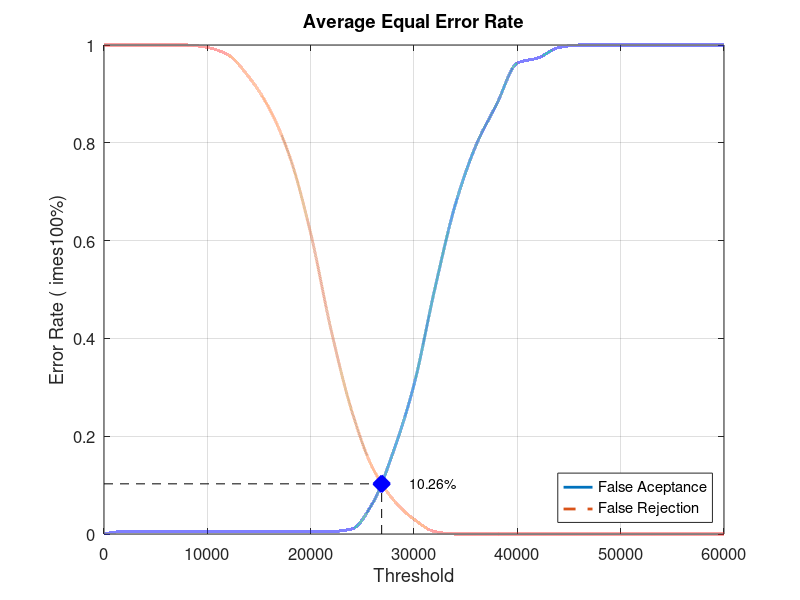
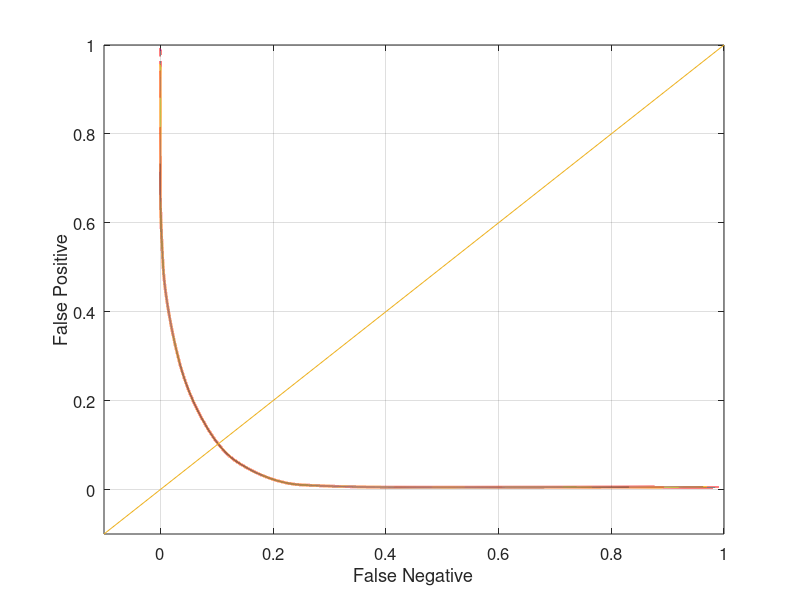

Source code (MATLAB) for these figures, in order:
close all;
clear;
clc;
x = 0:2000:60000;
xq = 0:0.5:60000;

y0 = [0 0.00526316 0.00526316 0.00526316 0.00526316 0.00526316 0.00526316 0.00526316 0.00526316 0.00526316 0.00526316 0.00526316 0.0105263 0.0631579 0.168421 0.305263 0.5 0.673684 0.794737 0.878947 0.963158 0.973684 0.994737 1 1 1 1 1 1 1 1]
yy0 = interp1(x, y0, xq, 'pchip');
y1 = [1 1 1 1 1 0.995 0.98 0.935 0.87 0.77 0.615 0.415 0.25 0.135 0.07 0.03 0.005 0 0 0 0 0 0 0 0 0 0 0 0 0 0]
yy1 = interp1(x, y1, xq, 'pchip');

% Calculating EER: 
y2 = abs(y0 - y1);
find(y2 == min(y2))
yy2 = abs(yy0 - yy1);
xEER = find(yy2 == min(yy2));
xEERIndex = xq(xEER) % X-axis EER
yEER = yy0(xEER) % Y-axis EER

main = figure
plot(xq, yy0,'-','LineWidth', 2);	hold on
plot(xq, yy1,'--','LineWidth', 2);	hold on
plot([xEERIndex xEERIndex], [0 yEER], 'k--');	hold on
plot([0 xEERIndex], [yEER yEER], 'k--');	hold on
plot(xEERIndex, yEER, 'bx', 'LineWidth', 10);	hold on
text(xEERIndex + 10 * xEERIndex / 100, yEER, [num2str(round((10000 * yEER)) / 100) '%'])
legend('False Aceptance', 'False Rejection', 'Location', 'SouthEast')
xlabel('Threshold')
ylabel('Error Rate (	imes100%)')
title('Average Equal Error Rate')
set(gca, 'FontSize', 12)
axis([0 60000 0 1])
grid on

print(main, 'Database1_3Main', '-dpng');
FNRxFPR = figure('Color', [1 1 1]);
plot(yy1, yy0, '-', yy1, yy0, 'LineWidth', 2);
hold on
y = -0.1:0.1:1
plot(y, y); 
set(gca, 'FontSize', 12)
xlabel('False Negative')
ylabel('False Positive')
axis([-0.1 1 -0.1 1])
set(gca, 'FontSize', 12)
grid on

print(FNRxFPR, 'Database1_3FNRxFPR','-dpng');
